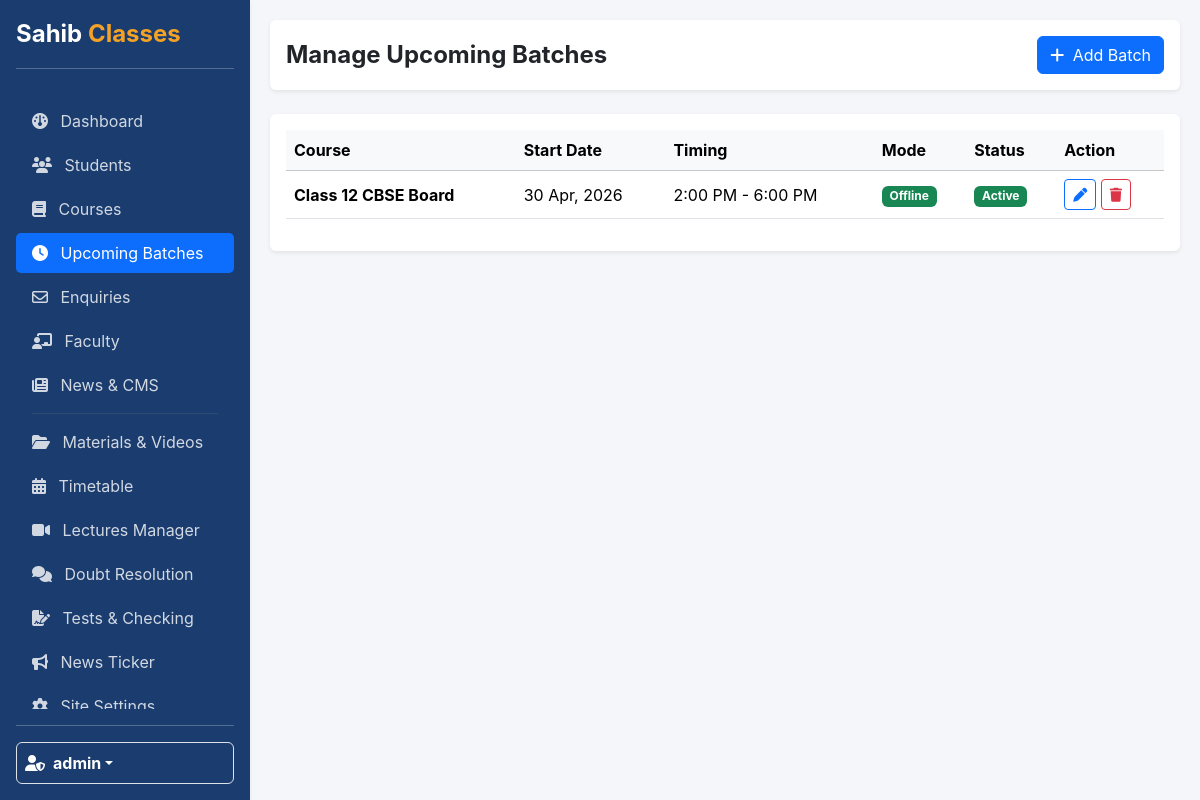
Screenshot of /admin/batches.php (signed in) with the database file from the repository.
### tables this page shows
CREATE TABLE `batches` (
  `id` int(11) NOT NULL AUTO_INCREMENT,
  `course_id` int(11) NOT NULL,
  `start_date` date NOT NULL,
  `timing` varchar(100) NOT NULL,
  `seats_total` int(11) NOT NULL,
  `seats_filled` int(11) DEFAULT 0,
  `mode` varchar(50) NOT NULL,
  `is_active` tinyint(1) DEFAULT 1,
  PRIMARY KEY (`id`)
);

CREATE TABLE `courses` (
  `id` int(11) NOT NULL AUTO_INCREMENT,
  `name` varchar(255) NOT NULL,
  `category` varchar(100) NOT NULL,
  `duration` varchar(100) NOT NULL,
  `fee` decimal(10,2) NOT NULL,
  `mode` varchar(50) NOT NULL,
  `description` text DEFAULT NULL,
  `syllabus_json` longtext DEFAULT NULL CHECK (json_valid(`syllabus_json`)),
  `batch_timing` varchar(255) DEFAULT NULL,
  `brochure_pdf` varchar(255) DEFAULT NULL,
  `is_featured` tinyint(1) DEFAULT 0,
  `sort_order` int(11) DEFAULT 0,
  `created_at` timestamp NOT NULL DEFAULT current_timestamp(),
  PRIMARY KEY (`id`)
);

### admin/batches.php (the view, shortened to what this page needs)
<?php
require_once __DIR__ . '/includes/header.php';
$db = getDB();
$stmt = $db->query("SELECT b.*, c.name as course_name FROM batches b JOIN courses c ON b.course_id = c.id ORDER BY b.start_date ASC");
$allBatches = $stmt->fetchAll();
?>
<div class="d-flex justify-content-between align-items-center mb-4 bg-white p-3 shadow-sm rounded">
    <h4 class="mb-0 text-dark fw-bold">Manage Upcoming Batches</h4>
    <button class="btn btn-primary" onclick="openModal()"><i class="fa-solid fa-plus me-1"></i> Add Batch</button>
</div>
<div class="card border-0 shadow-sm">
    <div class="card-body">
        <div class="table-responsive">
            <table class="table table-hover align-middle">
                <thead class="table-light">
                    <tr>
                        <th>Course</th>
                        <th>Start Date</th>
                        <th>Timing</th>
                        <th>Mode</th>
                        <th>Status</th>
                        <th>Action</th>
                    </tr>
                </thead>
                <tbody>
                    <?php if (empty($allBatches)): ?>
                        <tr><td colspan="6" class="text-center text-muted">No upcoming batches defined.</td></tr>
                    <?php else: foreach($allBatches as $b): ?>
                        <tr>
                            <td class="fw-bold"><?= htmlspecialchars($b['course_name']) ?></td>
                            <td><?= date('d M, Y', strtotime($b['start_date'])) ?></td>
                            <td><?= htmlspecialchars($b['timing']) ?></td>
                            <td><span class="badge <?= $b['mode'] == 'Online' ? 'bg-info' : ($b['mode'] == 'Offline' ? 'bg-success' : 'bg-warning') ?>"><?= $b['mode'] ?></span></td>
                            <td>
                                <?php if($b['is_active']): ?>
                                    <span class="badge bg-success">Active</span>
                                <?php else: ?>
                                    <span class="badge bg-danger">Inactive</span>
                                <?php endif; ?>
                            </td>
                            <td>
                                <button class="btn btn-sm btn-outline-primary" onclick="editBatch(<?= htmlspecialchars(json_encode($b)) ?>)"><i class="fa-solid fa-pen"></i></button>
                                <a href="batches.php?delete=<?= $b['id'] ?>" class="btn btn-sm btn-outline-danger" onclick="return confirm('Delete this batch?');"><i class="fa-solid fa-trash"></i></a>
                            </td>
                        </tr>
                    <?php endforeach; endif; ?>
                </tbody>
            </table>
        </div>
    </div>
</div>
<?php require_once __DIR__ . '/includes/footer.php'; ?>

### admin/includes/header.php (style rules this page uses)
:root { --primary: #1A3C6E; --accent: #F4A226; --sidebar-width: 250px; }
body { font-family: 'Inter', sans-serif; background-color: #f4f6f9; }

### rows the page displays
batches: course.name "Class 12 CBSE Board", start_date "30 Apr, 2026", timing "2:00 PM - 6:00 PM", mode "Offline", is_active "Active"

### other values shown
$_SESSION['admin_username'] "admin"
